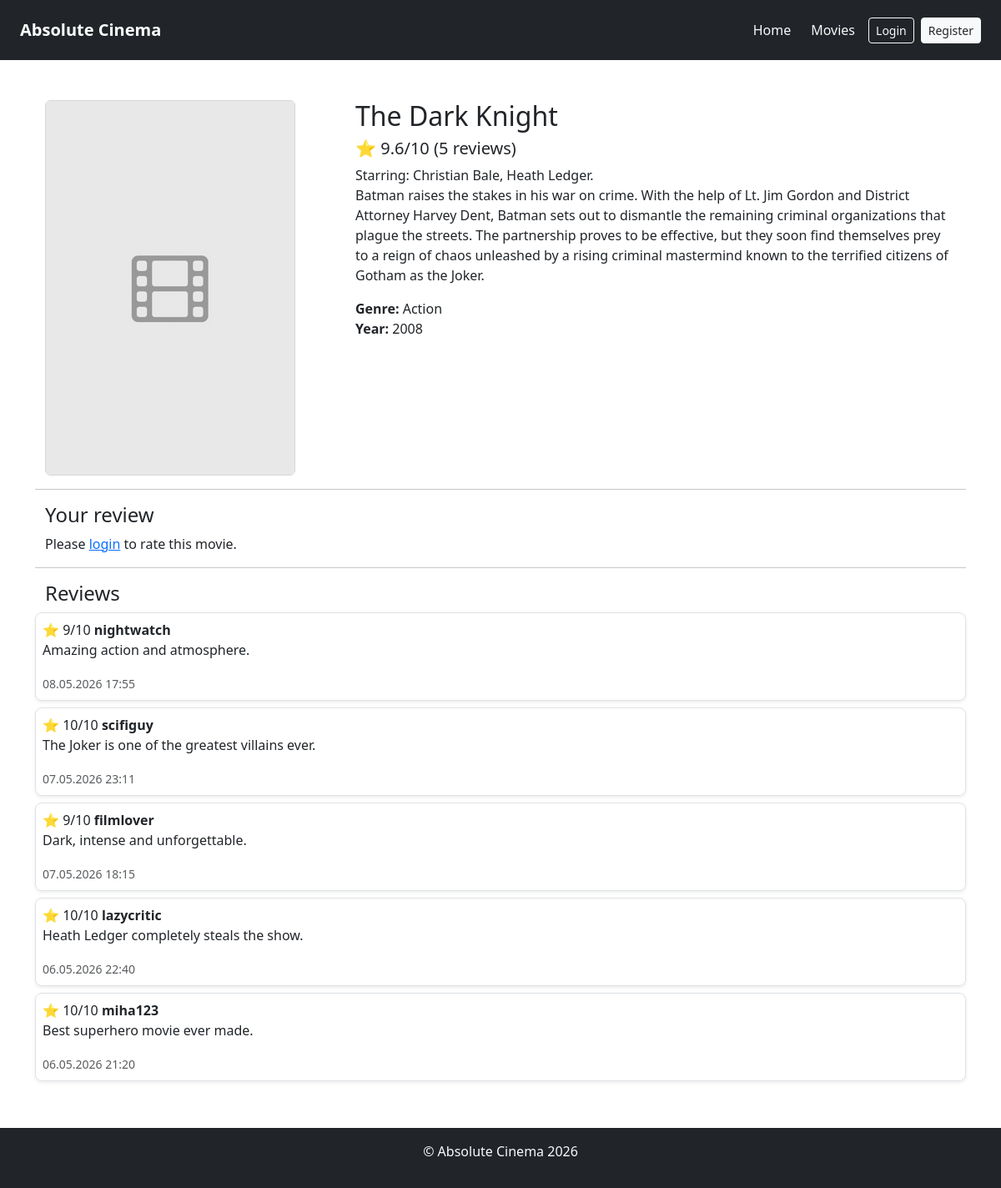
The page /code/index.php/movie?id=2 on the database its author committed.
### tables this page shows
CREATE TABLE movies (
    id INT AUTO_INCREMENT PRIMARY KEY,
    title VARCHAR(100) NOT NULL,
    description TEXT,
    genre VARCHAR(50),
    release_year YEAR,
    image_url VARCHAR(255),
    created_at TIMESTAMP DEFAULT CURRENT_TIMESTAMP
);

CREATE TABLE reviews (
    id INT AUTO_INCREMENT PRIMARY KEY,
    user_id INT NOT NULL,
    movie_id INT NOT NULL,
    rating INT NOT NULL CHECK (rating BETWEEN 1 AND 10),
    review_text TEXT,
    created_at TIMESTAMP DEFAULT CURRENT_TIMESTAMP,
    CONSTRAINT fk_reviews_user FOREIGN KEY (user_id) REFERENCES users (id) ON DELETE CASCADE,
    CONSTRAINT fk_reviews_movie FOREIGN KEY (movie_id) REFERENCES movies (id) ON DELETE CASCADE,
    UNIQUE (user_id, movie_id)
);

CREATE TABLE users (
    id INT AUTO_INCREMENT PRIMARY KEY,
    username VARCHAR(50) NOT NULL UNIQUE,
    email VARCHAR(100) NOT NULL UNIQUE,
    password_hash VARCHAR(255) NOT NULL,
    role ENUM ('user', 'admin') NOT NULL DEFAULT 'user',
    created_at TIMESTAMP DEFAULT CURRENT_TIMESTAMP
);

### code/ViewHelper.php (called while the page is built, shortened)
<?php
class ViewHelper {
    public static function render($file, $variables = array()) {
        extract($variables);
        include("view/layout/header.php");
        include($file);
        include("view/layout/footer.php");
    }
}
?>

### code/controller/MovieController.php (called while the page is built, shortened)
<?php
require_once("model/MovieModel.php");
require_once("ViewHelper.php");
class MovieController{
    public static function getDetails($id, $error = ""){
        $movie = MovieModel::get($id);
        $reviews = ReviewModel::getByMovie($movie["id"]);
        if (AuthHelper::isLoggedIn()) {
            $userReview = ReviewModel::getByUserAndByMovie($id, $_SESSION["user"]["id"]);
        } else {
            $userReview = null;
        }
        ViewHelper::render("view/movie-details.php", ["movie" => $movie, "reviews" => $reviews, "userReview" => $userReview, "error" => $error]);
    }
}

### code/model/MovieModel.php (called while the page is built, shortened)
<?php
class MovieModel {
    public static function get($id) {
        $db = DBinit::getInstance();
        $statement = $db->prepare("SELECT
                                        movies.id,
                                        movies.title,
                                        movies.description,
                                        movies.genre,
                                        movies.release_year,
                                        movies.image_url,
                                        COALESCE(AVG(reviews.rating), 0) AS avg_rating,
                                        COUNT(reviews.id) AS review_count
                                    FROM movies
                                    LEFT JOIN reviews
                                        ON movies.id = reviews.movie_id
                                    WHERE movies.id = :id
                                    GROUP BY movies.id");
        $statement->bindParam(":id", $id, PDO::PARAM_INT);
        $statement->execute();
        $movie = $statement->fetch();
        if ($movie != null) {
            return $movie;
        } else {
            ViewHelper::error404("Movie not found.");
        }
    }
}
?>

### code/AuthHelper.php (called while the page is built, shortened)
<?php
class AuthHelper {
    public static function isLoggedIn() {
        return isset($_SESSION["user"]);
    }
}
?>

### code/model/ReviewModel.php (called while the page is built, shortened)
<?php
class ReviewModel {
    public static function getByMovie($movieId) {
        $db = DBinit::getInstance();
        $statement = $db->prepare("SELECT
                                        reviews.id,
                                        reviews.rating,
                                        reviews.review_text,
                                        reviews.created_at,
                                        users.username,
                                        reviews.user_id
                                    FROM reviews
                                    JOIN users
                                        ON reviews.user_id = users.id
                                    WHERE movie_id = :movie_id
                                    ORDER BY reviews.created_at DESC");
        $statement->bindParam(":movie_id", $movieId, PDO::PARAM_INT);
        $statement->execute();
        return $statement->fetchAll();
    }
}

### code/view/movie-details.php (the view, shortened to what this page needs)
<div class="container mt-4">
    <div class="row">
        <div class="col-md-4">
            <img src="<?= htmlspecialchars($movie["image_url"]) ?>" class="img-fluid rounded mb-3" onerror="this.onerror=null; this.src='<?= ASSETS_URL ?>view/style/default.png';">
        </div>
        <div class="col-md-8">
            <h2><?= htmlspecialchars($movie["title"]) ?></h2>
            <h5>
                ⭐ <?= round($movie["avg_rating"], 1) ?>/10
                (<?= $movie["review_count"] ?> reviews)
            </h5>
            <p><?= $movie["description"] ?></p>
            <p>
                <strong>Genre:</strong> <?= htmlspecialchars($movie["genre"]) ?><br>
                <strong>Year:</strong> <?= $movie["release_year"] ?>
            </p>
        </div>
        <hr>
        <h4>Your review</h4>
        <?php
        if (AuthHelper::isLoggedIn()): ?>
            <?php if (!$userReview) : ?>
                <form method="POST" action="<?= BASE_URL . "review-submit" ?>">
                    <input type="hidden" name="movie_id" value="<?= $movie["id"] ?>">
                    <div class="mb-2">
                        <div class="star-rating">
                            <?php for ($i = 10; $i >= 1; $i--): ?>
                                <input type="radio" name="rating" value="<?= $i ?>" id="star<?= $i ?>">
                                <label for="star<?= $i ?>">★</label>
                            <?php endfor; ?>
                        </div>
                    </div>
                    <textarea name="review_text" class="form-control mb-2" placeholder="Write review..." oninput="autoGrow(this)"></textarea>
                    <div class="d-flex align-items-center gap-2 mb-3">
                        <button class="btn btn-primary btn-sm px-2 py-1">
                            Submit review
                        </button>
                        <?php if (!empty($error)) { ?>
                            <p class="text-danger mb-0"><?= htmlspecialchars($error) ?></p>
                        <?php } ?>
                    </div>
                </form>
            <?php
            else: ?>
                <div class="card border-primary mb-3">
                    <div class="card-body" id="review-view-<?= $userReview['id'] ?>">
                        <h6 class="card-title text-primary">You already rated this movie:</h6>
                        <strong>⭐ <?= $userReview["rating"] ?>/10</strong>
                        <p class="card-text"><?= htmlspecialchars($userReview["review_text"]) ?></p>
                        <small class="text-muted">Posted on: <?= date("d.m.Y H:i", strtotime($userReview["created_at"])) ?></small>
                        <div class="d-flex gap-2">
                            <button onclick="showEdit(<?= $userReview['id'] ?>)" class="btn btn-sm btn-warning">
                                Edit
                            </button>
                            <form method="POST" action="<?= BASE_URL . "review-delete" ?>"
                                onsubmit="return confirm('Are you sure you want to delete this review?')"
                                class="d-inline">
                                <input type="hidden" name="review_id" value="<?= $userReview['id'] ?>" required>
                                <button type="submit" class="btn btn-sm btn-danger">
                                    Delete
                                </button>
                            </form>
                        </div>
                    </div>
                    <div id="review-edit-<?= $userReview['id'] ?>" style="display:none;">
                        <form method="POST" action="<?= BASE_URL . "review-update" ?>">
                            <input type="hidden" name="review_id" value="<?= $userReview["id"] ?>" required>
                            <input type="hidden" name="movie_id" value="<?= $movie["id"] ?>" required>
                            <div class="star-rating">
                                <?php for ($i = 10; $i >= 1; $i--): ?>
                                    <input type="radio" name="rating" value="<?= $i ?>" id="star<?= $i ?>" required <?php if ($i == $userReview["rating"]) {
                                                                                                                        echo "checked";
                                                                                                                    } ?>>
                                    <label for="star<?= $i ?>">★</label>
                                <?php endfor; ?>
                            </div> <br>
                            <textarea name="review_text" class="form-control mb-2" oninput="autoGrow(this)"><?= htmlspecialchars($userReview["review_text"]) ?></textarea>
                            <button class="btn btn-sm px-2 py-1 btn-primary mb-3">Save</button>
                            <button type="button" onclick="hideEdit(<?= $userReview['id'] ?>)" class="btn btn-sm px-2 py-1 btn-secondary mb-3">Cancel</button>
                        </form>
                    </div>
                </div>
            <?php endif; ?>
        <?php else: ?>
            <p>
                Please <a href="<?= BASE_URL ?>login">login</a> to rate this movie.
            </p>
        <?php endif; ?>
        <hr>
        <?php
        $filteredReviews = [];
        foreach ($reviews as $r) {
            $filteredReviews[] = $r;
        }
        ?>
        <h4>Reviews</h4>
        <?php if (empty($reviews)) { ?>
            <p>There are no other reviews for this movie yet.</p>
        <?php } elseif (empty($filteredReviews)) { ?>
            <p>There are no other reviews for this movie yet.</p>
        <?php } else { ?>
            <?php foreach ($filteredReviews as $rev): ?>
                <div class="border p-2 mb-2 shadow-sm rounded-3">
                    ⭐ <?= $rev["rating"] ?>/10
                    <a href="<?= BASE_URL . "user?id=" . $rev["user_id"] ?>" class="user-link"><strong><?= htmlspecialchars($rev["username"]) ?></strong></a>
                    <p><?= htmlspecialchars($rev["review_text"]) ?></p>
                    <small class="text-muted"><?= date("d.m.Y H:i", strtotime($rev["created_at"])) ?></small>
                </div>
            <?php endforeach; ?>
        <?php } ?>
    </div>
</div>

### code/view/style/style.css (style rules this page uses)
.user-link { text-decoration: none; color: inherit; }
body { min-height: 100vh; display: flex; flex-direction: column; }

### rows shown on the page
movies: title "The Dark Knight", description "Starring: Christian Bale, Heath Ledger. Batman raises the stakes in his war on crime. With the help of Lt. Jim Gordon and District Attorney Harvey Dent, Batman sets out to dismantle the remaining criminal organizations that plague the streets. The partnership proves to be effective, but they soon find themselves prey to a reign of chaos unleashed by a rising criminal mastermind known to the terrified citizens of Gotham as the Joker.", genre "Action", release_year "2008"
reviews: rating "9", user.username "nightwatch", review_text "Amazing action and atmosphere.", created_at "08.05.2026 17:55"
reviews: rating "10", user.username "scifiguy", review_text "The Joker is one of the greatest villains ever.", created_at "07.05.2026 23:11"
reviews: rating "9", user.username "filmlover", review_text "Dark, intense and unforgettable.", created_at "07.05.2026 18:15"
reviews: rating "10", user.username "lazycritic", review_text "Heath Ledger completely steals the show.", created_at "06.05.2026 22:40"
reviews: rating "10", user.username "miha123", review_text "Best superhero movie ever made.", created_at "06.05.2026 21:20"

### other values the page prints
$title "Absolute Cinema"
$movie["avg_rating"] "9.6"
$movie["review_count"] "5"
